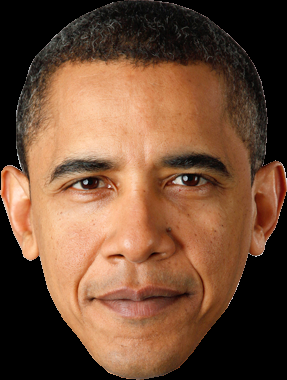
//> input picture inputFiles/imgs/obama.png, 287 x 380 px
$ ./exercise_09   (built with g++ and OpenCV 4)
//> lines starting //> are read from the running program, lines starting //| are printed output that depends on the picture; after the words box and inside, x2 and y2 are one past the last pixel; in counts of white or black regions, pixels touching at a corner belong together
#include "opencv2/objdetect.hpp"
#include "opencv2/videoio.hpp"
#include "opencv2/highgui.hpp"
#include "opencv2/imgproc.hpp"
#include <iostream>
#include <stdio.h>

int main(int argc, char *argv[]){
    cv::Mat img = cv::imread("../inputFiles/imgs/obama.png", cv::IMREAD_GRAYSCALE);
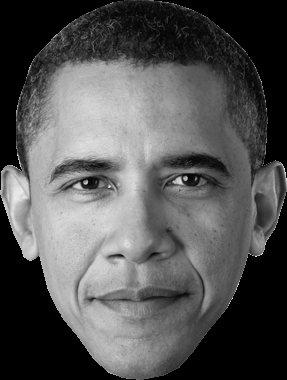
//> img: 380 rows x 287 cols, CV_8UC1; min 0, max 239, mean 84.5
    std::vector<cv::Rect> faces;
    cv::equalizeHist(img, img); // normalization of image
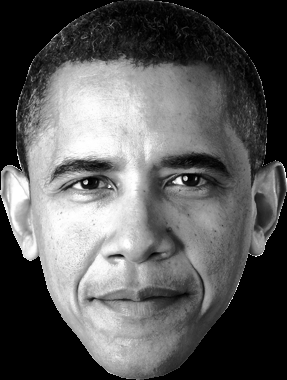
//> img: 380 rows x 287 cols, CV_8UC1; min 0, max 255, mean 91.2
    cv::CascadeClassifier face_classifier, eyes_classifier;
    if(!face_classifier.load("../inputFiles/haarcascades/haarcascade_frontalface_alt.xml")) return 1;
    if(!eyes_classifier.load("../inputFiles/haarcascades/haarcascade_eye_tree_eyeglasses.xml")) return 1;
    face_classifier.detectMultiScale(img, faces, 1.1, 2, 0|cv::CASCADE_SCALE_IMAGE, cv::Size(30, 30));
//> faces = 1 Rect (x, y, width, height): [21, 93, 230, 230]
    for (int i = 0; i < faces.size(); i++){ // for each face detected
        cv::Point center(faces[i].x + faces[i].width/2, faces[i].y + faces[i].height/2); // find the center
        cv::ellipse(img, center, cv::Size(faces[i].width/2, faces[i].height/2), 0, 0, 360, cv::Scalar(255, 0, 255), 4, 8, 0); // draw an ellipse around it
        cv::Mat faceROI = img(faces[i]);
        std::vector<cv::Rect> eyes; // create a vector for the eyes
        eyes_classifier.detectMultiScale(faceROI, eyes, 1.1, 2, 0 |cv::CASCADE_SCALE_IMAGE, cv::Size(30, 30));
        for (size_t j = 0; j < eyes.size(); j++){ // for each eyes detected
            cv::Point eye_center(faces[i].x + eyes[j].x + eyes[j].width/2, faces[i].y + eyes[j].y + eyes[j].height/2); // find enter
            int radius = cvRound((eyes[j].width + eyes[j].height)*0.25);
            circle(img, eye_center, radius, cv::Scalar(255, 0, 0), 4, 8, 0); // draw a circle around them
        }
    }
//> this loop made 1 pass
//> center on pass 1: Point(136, 208)
//> pass 1, `cv::Mat faceROI = img(faces[i]);`:
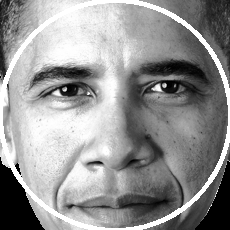
//> faceROI: 230 rows x 230 cols, CV_8UC1; min 0, max 255, mean 148
//> after the loop:
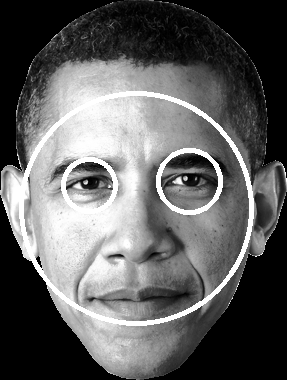
//> img: 380 rows x 287 cols, CV_8UC1; 4.8% of pixels changed, all inside (x1, y1, x2, y2) = (19, 91, 254, 326)
    imshow("Detected face", img);
    cv::waitKey();
    return 0;
}
